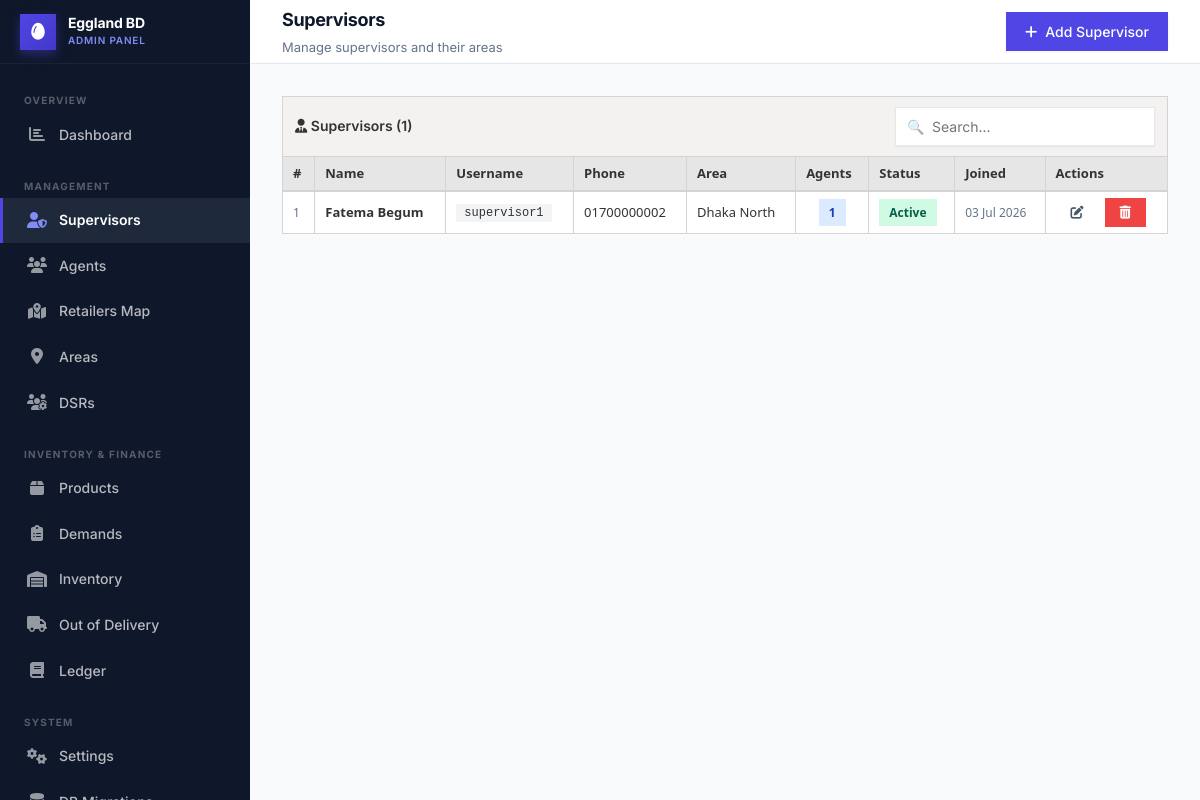
/admin/supervisors.php (signed in), run on the app's committed database.
### tables this page shows
CREATE TABLE `supervisors` (
  `id` INT AUTO_INCREMENT PRIMARY KEY,
  `user_id` INT NOT NULL,
  `area` VARCHAR(100),
  `notes` TEXT,
  `created_at` DATETIME DEFAULT CURRENT_TIMESTAMP,
  FOREIGN KEY (`user_id`) REFERENCES `users`(`id`) ON DELETE CASCADE
);

CREATE TABLE `users` (
  `id` INT AUTO_INCREMENT PRIMARY KEY,
  `username` VARCHAR(50) UNIQUE NOT NULL,
  `password` VARCHAR(255) NOT NULL,
  `full_name` VARCHAR(100) NOT NULL,
  `phone` VARCHAR(20),
  `email` VARCHAR(100),
  `role` ENUM('admin','supervisor','agent') NOT NULL,
  `status` ENUM('active','inactive') DEFAULT 'active',
  `created_at` DATETIME DEFAULT CURRENT_TIMESTAMP
);

### admin/supervisors.php (the view, shortened to what this page needs)
<?php
$pdo = getDB();
$supervisors = $pdo->query("
    SELECT s.id as sup_id, s.area, u.id as user_id, u.username, u.full_name, u.phone, u.status, u.created_at,
           (SELECT COUNT(*) FROM agents a WHERE a.supervisor_id=s.id) as agent_count
    FROM supervisors s JOIN users u ON u.id=s.user_id ORDER BY u.full_name
")->fetchAll();
?>
<!DOCTYPE html>
<html lang="en">
<head>
<link rel="stylesheet" href="<?= BASE_URL ?>/assets/css/global.css">
<?php include dirname(__DIR__) . '/includes/fontawesome.php'; ?>
</head>
<body>
<div class="layout-wrapper">
  <?php include dirname(__DIR__) . '/includes/admin-sidebar.php'; ?>
  <div class="main-content">
    <div class="top-header">
      <div><div class="header-title">Supervisors</div><div class="header-subtitle">Manage supervisors and their areas</div></div>
      <button class="btn btn-primary" onclick="openModal('modalAdd')"><i class="fas fa-plus"></i> Add Supervisor</button>
    </div>
    <div class="page-content">
      <div class="table-wrapper">
        <div class="table-toolbar">
          <div class="toolbar-title"><i class="fas fa-user-tie"></i> Supervisors (<?= count($supervisors) ?>)</div>
          <div class="search-input-wrap"><input type="text" class="search-input" placeholder="Search..." oninput="filterTbl(this,'supTbl')"></div>
        </div>
        <div style="overflow-x:auto;">
        <table class="tbl" id="supTbl">
          <thead><tr><th>#</th><th>Name</th><th>Username</th><th>Phone</th><th>Area</th><th>Agents</th><th>Status</th><th>Joined</th><th>Actions</th></tr></thead>
          <tbody>
            <?php if (empty($supervisors)): ?><tr><td colspan="9"><div class="table-empty"><div class="empty-icon"><i class="fas fa-user-tie"></i></div><p>No supervisors yet.</p></div></td></tr>
            <?php else: foreach ($supervisors as $i=>$s): ?>
            <tr data-search="<?= strtolower($s['full_name'].' '.$s['username'].' '.$s['area']) ?>">
              <td class="text-muted fs-12"><?= $i+1 ?></td>
              <td class="fw-700"><?= htmlspecialchars($s['full_name']) ?></td>
              <td><span style="font-family:monospace;background:#F3F4F6;padding:2px 8px;border-radius:4px;font-size:12px;"><?= htmlspecialchars($s['username']) ?></span></td>
              <td><?= htmlspecialchars($s['phone']??'—') ?></td>
              <td><?= htmlspecialchars($s['area']??'—') ?></td>
              <td class="text-center"><span class="badge badge-info"><?= $s['agent_count'] ?></span></td>
              <td><span class="badge <?= $s['status']==='active'?'badge-success':'badge-danger' ?>"><?= $s['status'] ?></span></td>
              <td class="text-muted fs-12"><?= date('d M Y', strtotime($s['created_at'])) ?></td>
              <td><div style="display:flex;gap:6px;">
                <button class="btn btn-ghost btn-sm" onclick='openEdit(<?= json_encode($s, JSON_HEX_APOS) ?>)'><i class="fas fa-edit"></i></button>
                <button class="btn btn-danger btn-sm" onclick="delSup(<?= $s['user_id'] ?>,'<?= addslashes($s['full_name']) ?>')"><i class="fas fa-trash-alt"></i></button>
              </div></td>
            </tr>
            <?php endforeach; endif; ?>
          </tbody>
        </table>
        </div>
      </div>
    </div>
  </div>
</div>
</body>
</html>

### data on the page
supervisors: user.full_name "Fatema Begum", user.username "supervisor1", user.phone "01700000002", area "Dhaka North", agent_count "1", user.status "Active", user.created_at "03 Jul 2026"

### other printed values
count($supervisors) "1"
